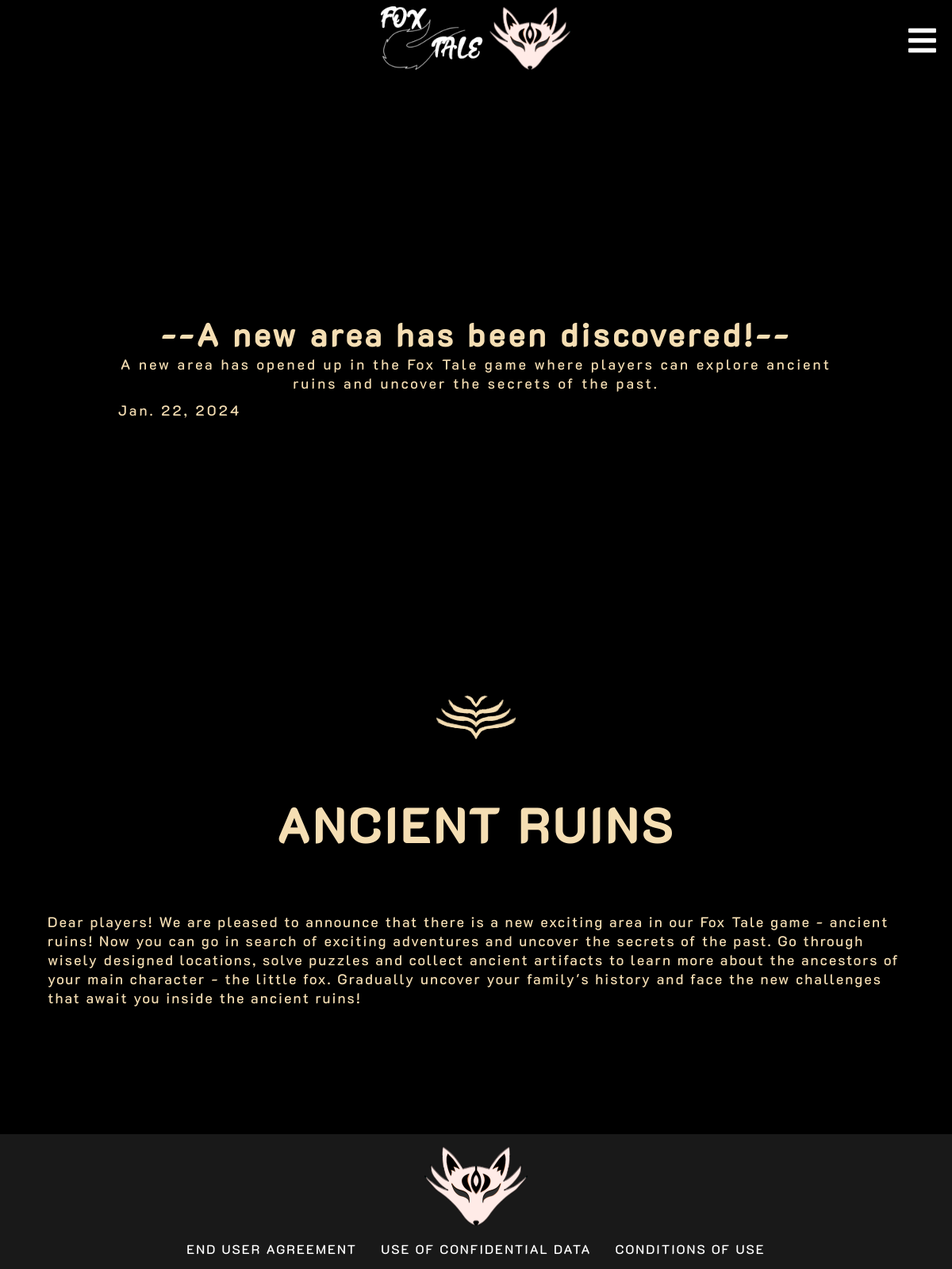
/news/3/, run on the app's committed database.
### news/models.py (models this page shows, shortened)
class NewsContent(models.Model):
    introduction_content = models.TextField(max_length=158)
    title = models.CharField(max_length=150)
    cover = models.ImageField(upload_to='images/')
    author = models.ForeignKey(User, on_delete=models.CASCADE)
    Paragraph_title = models.CharField(max_length=150)
    content = models.TextField()
    date_add = models.DateField()

### news/views.py (the view, shortened to what this page needs)
# urls.py: path('news/<int:pk>/', news_views.NewsDetailView.as_view(), name='detail_new'),
class NewsDetailView(View):
    def get(self, request, pk):
        try:
            newsDetail = NewsContent.objects.get(pk=pk)
        except NewsContent.DoesNotExist:
            return redirect('home')
        return render(request, 'new_detail.html', {'newsDetail': newsDetail})

### news/templates/new_detail.html (shortened to what this page needs)
{% extends "header.html" %}
{% load static %}
{% block content %}
<!DOCTYPE html>
<html lang="en">
<head>
    <link rel="stylesheet" href="{% static 'news/news_detail.css' %}">
</head>
<body>
    <div class="layer">
        <main>
            <section class="introduction_new">
                <div class="introduction_content">
                    <div class="title_detail">
                        <h1>-{{ newsDetail.title }}-</h1>
                        <p>{{ newsDetail.introduction_content }}</p>
                        <div class="bottom_section">
                            <p>{{ newsDetail.date_add }}</p>
                        </div>
                    </div>
                </div>
            </section>
            <div class="lower_container">
                <img src="{% static 'IMG/News_detail/detail_new/lower_gold.png' %}">
            </div>
            <section class="main_content">
                <div class="Paragraph_title">
                    <h2>{{ newsDetail.Paragraph_title }}</h2>
                </div>
                <div class="content">
                    <p>{{ newsDetail.content }}</p>
                </div>
            </section>
        </main>
    </div>
</body>
</html>
{% endblock content %}

### static/header/header_style.css (style rules this page uses)
:root { --index: calc(1vw + 1vh); }
* { padding: 0; margin: 0; text-decoration: none; list-style: none; box-sizing: border-box; user-select: none; }
body { font-family: K2D, sans-serif; }

### static/news/news_detail.css (style rules this page uses)
* { box-sizing: border-box; margin: 0; padding: 0; transition: all .5s; user-select: none; }
:root { --index: calc(1vw + 1vh); }
html, body { font-family: K2D, sans-serif; }
body { margin-top: 100px; }
.layer { width: 100%; height: 100%; background-color: black; transition: opacity 1s; transition-duration: 1s; padding-bottom: 100px; }
.lower_container { width: 100%; display: flex; justify-content: center; margin-bottom: 50px; }
.introduction_new { display: flex; justify-content: center; max-width: 1500px; height: 750px; margin: 0 auto 0 auto; z-index: 1; }
.introduction_content { display: flex; justify-content: space-around; align-items: center; flex-direction: column; margin: 0 3%; grid-column: 2; grid-row: 2; }
.title_detail { display: flex; justify-content: space-around; flex-direction: column; align-items: center; letter-spacing: 3px; color: #F5DEB3; text-shadow: 0 0 2px black; margin: 0 10%; }
.title_detail h1 { font-size: calc(var(--index) * 2); letter-spacing: 4px; text-wrap: nowrap; }
.title_detail p { text-align: center; font-size: calc(var(--index) * .9); font-weight: 500; }
.bottom_section { height: 50px; width: 100%; display: flex; justify-content: space-between; align-items: baseline; margin-top: 10px; font-size: calc(var(--index) * .8); letter-spacing: 3px; color: #F5DEB3; text-shadow: 0 0 2px black; grid-column: 2; grid-row: 3; }
.main_content { display: flex; justify-items: center; flex-direction: column; max-width: 1500px; height: auto; padding: 0 5% 5% 5%; margin: 0 auto 0 auto; }
.main_content p { user-select: text; }
.Paragraph_title { width: 100%; height: 100px; text-align: center; font-size: calc(var(--index) * 2); text-transform: uppercase; letter-spacing: 4px; color: #F5DEB3; text-shadow: 0 0 2px black; }
.content { margin-top: 50px; font-size: calc(var(--index) * .9); letter-spacing: 2px; color: #F5DEB3; }

### data on the page
NewsContent: title "-A new area has been discovered!-", introduction_content "A new area has opened up in the Fox Tale game where players can explore ancient ruins and uncover the secrets of the past.", date_add "Jan. 22, 2024", Paragraph_title "ANCIENT RUINS", content "Dear players! We are pleased to announce that there is a new exciting area in our Fox Tale game - ancient ruins! Now you can go in search of exciting adventures and uncover the secrets of the past. Go through wisely designed locations, solve puzzles and collect ancient artifacts to learn more about the ancestors of your main character - the little fox. Gradually uncover your family's history and face the new challenges that await you inside the ancient ruins!"
